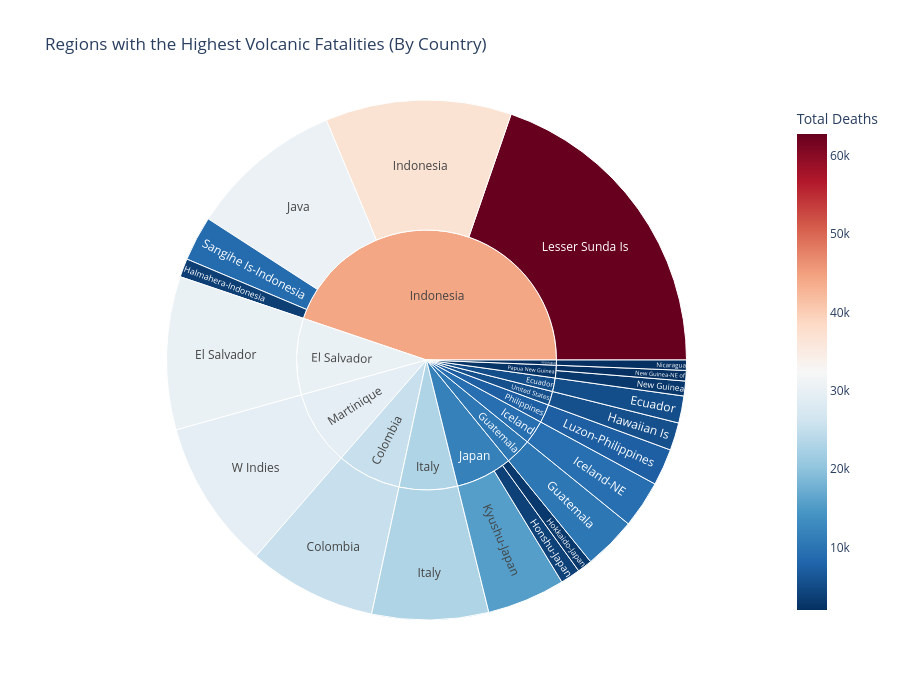

The cell this chart's notebook holds for it:
### Code cell
import plotly.express as px

def build_deaths_by_region(df):
    """
    Aggregates mortality data by Country and Location to prepare a 
    hierarchical dataset.
    """
    # 1. Feature Selection & Preprocessing:
    # Select the categorical hierarchy (Country -> Location) and the target metric.
    # We use .copy() to ensure data integrity during transformation.
    temp = df[['Country', 'Location', 'Total Deaths']].copy()
    
    # Impute missing values (NaN) with 0 to allow for valid summation.
    temp['Total Deaths'] = temp['Total Deaths'].fillna(0)

    # 2. Hierarchical Aggregation:
    # Group data by parent category ('Country') and child category ('Location').
    # This preserves the geographical taxonomy needed for the Sunburst chart.
    grouped = (
        temp.groupby(['Country', 'Location'], as_index=False)['Total Deaths']
            .sum()
    )

    # 3. Filtering & Ranking:
    # Remove zero-impact regions and sort by severity to highlight critical areas.
    grouped = grouped[grouped['Total Deaths'] > 0]
    grouped = grouped.sort_values(by='Total Deaths', ascending=False)

    return grouped

def render_region_sunburst(df_region):
    """
    Generates a Hierarchical Sunburst chart (Country -> Region) to visualize
    the distribution of fatalities across different geographic levels.
    """
    
    # 1. Subsetting:
    # Extract the top 20 most impacted locations. This prevents visual clutter
    # and focuses the analysis on major historical hotspots.
    top_regions = df_region.head(20).copy()

    # 2. Visualization Initialization:
    # Initialize the Sunburst chart with a defined hierarchy.
    fig = px.sunburst(
        top_regions,
        
        # Define the hierarchical path: The inner ring represents 'Country', 
        # and the outer ring represents specific 'Location'.
        path=['Country', 'Location'],  
        
        # Sector size is proportional to the death toll.
        values='Total Deaths',
        
        title='Regions with the Highest Volcanic Fatalities (By Country)',
        
        # 3. Visual Encoding (Color):
        # Map the 'Total Deaths' metric to a color scale for a secondary visual cue.
        color='Total Deaths',
        
        # Use a diverging color scale ('RdBu_r': Red-Blue reversed).
        # Red indicates high mortality (danger), Blue indicates lower mortality relative to the set.
        color_continuous_scale='RdBu_r' 
    )
    
    # 4. Layout Optimization:
    # Increase height to accommodate labels within the concentric rings.
    fig.update_layout(height=700)
    
    return fig

# --- Execution Pipeline ---
df_region = build_deaths_by_region(df)
fig = render_region_sunburst(df_region)
fig.show()

### Figure 1 — Plotly figure (JSON) as saved in the notebook; plotly's stock layout.template omitted (floating-point values rounded to 4 significant figures)
{"data": [{"branchvalues": "total", "customdata": [[62800.0], [36860.0], [30460.0], [30330.0], [29520.0], [25480.0], [23070.0], [15480.0], [10420.0], [9356.0], [8889.0], [7292.0], [5491.0], [5358.0], [3925.0], [3676.0], [2945.0], [2942.0], [2073.0], [2037.0], [44310.0], [30330.0], [29520.0], [25480.0], [23070.0], [11800.0], [10420.0], [9356.0], [7292.0], [5491.0], [5358.0], [2583.0], [2037.0]], "domain": {"x": [0, 1], "y": [0, 1]}, "hovertemplate": "labels=%{label}<br>Total Deaths_sum=%{value}<br>parent=%{parent}<br>id=%{id}<br>Total Deaths=%{color}<extra></extra>", "ids": ["Indonesia/Lesser Sunda Is", "Indonesia/Indonesia", "Indonesia/Java", "El Salvador/El Salvador", "Martinique/W Indies", "Colombia/Colombia", "Italy/Italy", "Japan/Kyushu-Japan", "Guatemala/Guatemala", "Iceland/Iceland-NE", "Indonesia/Sangihe Is-Indonesia", "Philippines/Luzon-Philippines", "United States/Hawaiian Is", "Ecuador/Ecuador", "Japan/Honshu-Japan", "Indonesia/Halmahera-Indonesia", "Japan/Hokkaido-Japan", "Papua New Guinea/New Guinea", "Papua New Guinea/New Guinea-NE of", "Nicaragua/Nicaragua", "Indonesia", "El Salvador", "Martinique", "Colombia", "Italy", "Japan", "Guatemala", "Iceland", "Philippines", "United States", "Ecuador", "Papua New Guinea", "Nicaragua"], "labels": ["Lesser Sunda Is", "Indonesia", "Java", "El Salvador", "W Indies", "Colombia", "Italy", "Kyushu-Japan", "Guatemala", "Iceland-NE", "Sangihe Is-Indonesia", "Luzon-Philippines", "Hawaiian Is", "Ecuador", "Honshu-Japan", "Halmahera-Indonesia", "Hokkaido-Japan", "New Guinea", "New Guinea-NE of", "Nicaragua", "Indonesia", "El Salvador", "Martinique", "Colombia", "Italy", "Japan", "Guatemala", "Iceland", "Philippines", "United States", "Ecuador", "Papua New Guinea", "Nicaragua"], "marker": {"coloraxis": "coloraxis", "colors": [62800.0, 36860.0, 30460.0, 30330.0, 29520.0, 25480.0, 23070.0, 15480.0, 10420.0, 9356.0, 8889.0, 7292.0, 5491.0, 5358.0, 3925.0, 3676.0, 2945.0, 2942.0, 2073.0, 2037.0, 44310.0, 30330.0, 29520.0, 25480.0, 23070.0, 11800.0, 10420.0, 9356.0, 7292.0, 5491.0, 5358.0, 2583.0, 2037.0]}, "name": "", "parents": ["Indonesia", "Indonesia", "Indonesia", "El Salvador", "Martinique", "Colombia", "Italy", "Japan", "Guatemala", "Iceland", "Indonesia", "Philippines", "United States", "Ecuador", "Japan", "Indonesia", "Japan", "Papua New Guinea", "Papua New Guinea", "Nicaragua", "", "", "", "", "", "", "", "", "", "", "", "", ""], "type": "sunburst", "values": [62800.0, 36860.0, 30460.0, 30330.0, 29520.0, 25480.0, 23070.0, 15480.0, 10420.0, 9356.0, 8889.0, 7292.0, 5491.0, 5358.0, 3925.0, 3676.0, 2945.0, 2942.0, 2073.0, 2037.0, 142700.0, 30330.0, 29520.0, 25480.0, 23070.0, 22350.0, 10420.0, 9356.0, 7292.0, 5491.0, 5358.0, 5015.0, 2037.0]}], "layout": {"coloraxis": {"colorbar": {"title": {"text": "Total Deaths"}}, "colorscale": [[0, "rgb(5,48,97)"], [0.1, "rgb(33,102,172)"], [0.2, "rgb(67,147,195)"], [0.3, "rgb(146,197,222)"], [0.4, "rgb(209,229,240)"], [0.5, "rgb(247,247,247)"], [0.6, "rgb(253,219,199)"], [0.7, "rgb(244,165,130)"], [0.8, "rgb(214,96,77)"], [0.9, "rgb(178,24,43)"], [1, "rgb(103,0,31)"]]}, "height": 700, "legend": {"tracegroupgap": 0}, "title": {"text": "Regions with the Highest Volcanic Fatalities (By Country)"}}}
